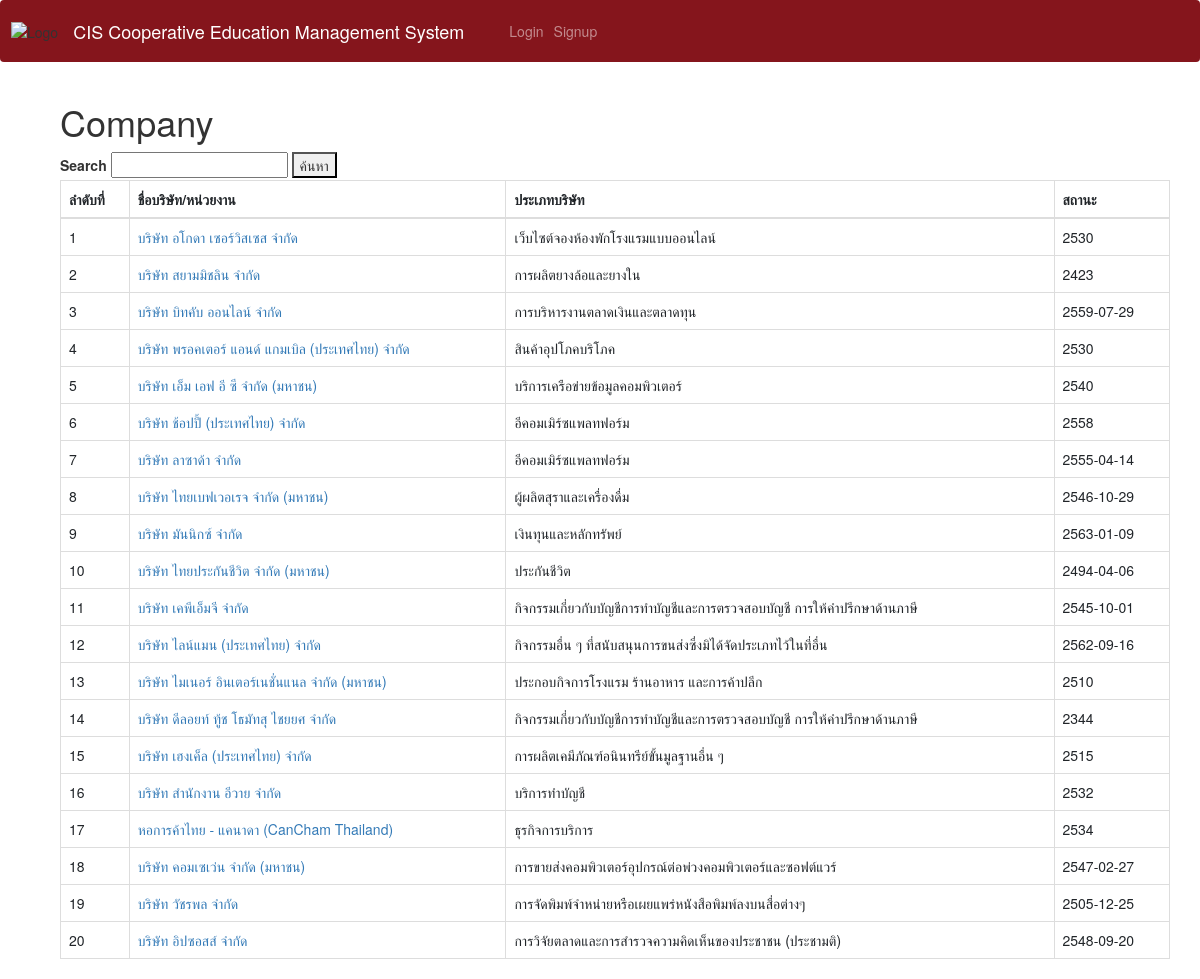
Screenshot of /company with the database file from the repository.
### tables this page shows
CREATE TABLE "Company" (
	"Company_ID"	varchar(10) NOT NULL,
	"User_Staff_ID"	varchar(10) NOT NULL,
	"User_CoTeacher_ID"	varchar(10) NOT NULL,
	"Company_Name"	varchar(255) NOT NULL,
	"Company_Type"	varchar(255) NOT NULL,
	"Company_Address"	varchar(255) NOT NULL,
	"Company_Email"	varchar(255) NOT NULL,
	"Contact_Number"	varchar(10) NOT NULL,
	"Fax_Number"	varchar(15),
	"Established_Date"	Date,
	"Company_Details"	varchar(255) NOT NULL,
	"Company_Link"	varchar(255) NOT NULL,
	PRIMARY KEY("Company_ID")
);

### dsi321new/website/auth.py (the view)
@auth.route('/company')
def company():
         with con:
            cur=con.cursor()
            query1= "select * from Company "
            cur.execute(query1)
            rows= cur.fetchall()
         return render_template("company.html",datas=rows, user=current_user)

### dsi321new/website/templates/company.html (shortened to what this page needs)
<!DOCTYPE html>
{% extends "base.html" %} {% block title %}Company{% endblock %} {% block content%}
<html>
<head>
  <link rel="stylesheet" href="https://maxcdn.bootstrapcdn.com/bootstrap/3.3.7/css/bootstrap.min.css">
</head>
<body>
    <div class ='container'>
        <h1> Company</h1>
          <label>Search</label>
          <input type="text" name="search">
          <button type="submit" >ค้นหา</button>
        <table class = "table table-bordered">
          <thead>
            <tr>
              <th>ลำดับที่</th>
              <th>ชื่อบริษัท/หน่วยงาน</th>
              <th>ประเภทบริษัท</th>
              <th>สถานะ</th>
            </tr>
          </thead>
          <tbody>
            {%for row in datas %}
            <tr>
              <td>{{row.0}}</td>
              <td><a href="{{ url_for('.job1', t=row.0) }}">{{row.3}}</a></td>
              <td>{{row.4}}</td>
              <td>{{row.9}}</td>
            </tr>
            {% endfor %}
          </tbody>
        </table>
    </div>
</body>
{% endblock %}

### dsi321new/website/templates/base.html (shortened to what this page needs)
<!DOCTYPE html>
<html>
  <head>
    <link
      rel="stylesheet"
      href="https://stackpath.bootstrapcdn.com/bootstrap/4.4.1/css/bootstrap.min.css"
    />
    <link
      rel="stylesheet"
      href="https://stackpath.bootstrapcdn.com/font-awesome/4.7.0/css/font-awesome.min.css"
    />
  </head>
  <body>
    <nav class="navbar navbar-expand-lg navbar-dark navbar-custom" >
      <center><img src="https://i.postimg.cc/nrn0v1wN/image.png" class="w3-round" alt="Logo" style="width:100px; height: 100px;"></center>
      <a class="navbar-brand" href="#">CIS Cooperative Education Management System</a>
      <div class="collapse navbar-collapse" id="navbar">
        <div class="navbar-nav">
          {% if user.is_authenticated %}
          <a class="nav-item nav-link" id="home" href="/">Home</a>
          <a class="nav-item nav-link" id="Company" href="/company">Company</a>
          <a class="nav-item nav-link" id="Request" >Request</a>
          <a class="nav-item nav-link" id="Assignment">Assignment</a>
          <a class="nav-item nav-link" id="Contact" >Contact</a>
          <a class="nav-item nav-link" id="logout" href="/logout">Logout</a>
          {% else %}
          <a class="nav-item nav-link" id="login" href="/login">Login</a>
          <a class="nav-item nav-link" id="Signup" href="/sign-up">Signup</a>
          {% endif %}
        </div>
      </div>
    </nav>
    <div class="container">{% block content %} {% endblock %}</div>
  </body>
</html>

### dsi321new/website/templates/base.html (style rules this page uses)
.navbar-custom { background-color: #85151c; }

### rows the page displays
Company: Company_ID "1", Company_Name "บริษัท อโกดา เซอร์วิสเซส จำกัด", Company_Type "เว็บไซต์จองห้องพักโรงแรมแบบออนไลน์", Established_Date "2530"
Company: Company_ID "2", Company_Name "บริษัท สยามมิชลิน จำกัด", Company_Type "การผลิตยางล้อและยางใน", Established_Date "2423"
Company: Company_ID "3", Company_Name "บริษัท บิทคับ ออนไลน์ จำกัด", Company_Type "การบริหารงานตลาดเงินและตลาดทุน", Established_Date "2559-07-29"
Company: Company_ID "4", Company_Name "บริษัท พรอคเตอร์ แอนด์ แกมเบิล (ประเทศไทย) จำกัด", Company_Type "สินค้าอุปโภคบริโภค", Established_Date "2530"
Company: Company_ID "5", Company_Name "บริษัท เอ็ม เอฟ อี ซี จำกัด (มหาชน)", Company_Type "บริการเครือข่ายข้อมูลคอมพิวเตอร์", Established_Date "2540"
Company: Company_ID "6", Company_Name "บริษัท ช้อปปี้ (ประเทศไทย) จำกัด", Company_Type "อีคอมเมิร์ซแพลทฟอร์ม", Established_Date "2558"
Company: Company_ID "7", Company_Name "บริษัท ลาซาด้า จำกัด", Company_Type "อีคอมเมิร์ซแพลทฟอร์ม", Established_Date "2555-04-14"
Company: Company_ID "8", Company_Name "บริษัท ไทยเบฟเวอเรจ จำกัด (มหาชน)", Company_Type "ผู้ผลิตสุราและเครื่องดื่ม", Established_Date "2546-10-29"
Company: Company_ID "9", Company_Name "บริษัท มันนิกซ์ จำกัด", Company_Type "เงินทุนและหลักทรัพย์", Established_Date "2563-01-09"
Company: Company_ID "10", Company_Name "บริษัท ไทยประกันชีวิต จำกัด (มหาชน)", Company_Type "ประกันชีวิต", Established_Date "2494-04-06"
Company: Company_ID "11", Company_Name "บริษัท เคพีเอ็มจี จำกัด", Company_Type "กิจกรรมเกี่ยวกับบัญชีการทำบัญชีและการตรวจสอบบัญชี การให้คำปรึกษาด้านภาษี", Established_Date "2545-10-01"
Company: Company_ID "12", Company_Name "บริษัท ไลน์แมน (ประเทศไทย) จำกัด", Company_Type "กิจกรรมอื่น ๆ ที่สนับสนุนการขนส่งซึ่งมิได้จัดประเภทไว้ในที่อื่น", Established_Date "2562-09-16"
Company: Company_ID "13", Company_Name "บริษัท ไมเนอร์ อินเตอร์เนชั่นแนล จำกัด (มหาชน)", Company_Type "ประกอบกิจการโรงแรม ร้านอาหาร และการค้าปลีก", Established_Date "2510"
Company: Company_ID "14", Company_Name "บริษัท ดีลอยท์ ทู้ช โธมัทสุ ไชยยศ จำกัด", Company_Type "กิจกรรมเกี่ยวกับบัญชีการทำบัญชีและการตรวจสอบบัญชี การให้คำปรึกษาด้านภาษี", Established_Date "2344"
Company: Company_ID "15", Company_Name "บริษัท เฮงเค็ล (ประเทศไทย) จำกัด", Company_Type "การผลิตเคมีภัณฑ์อนินทรีย์ขั้นมูลฐานอื่น ๆ", Established_Date "2515"
Company: Company_ID "16", Company_Name "บริษัท สำนักงาน อีวาย จำกัด", Company_Type "บริการทำบัญชี", Established_Date "2532"
Company: Company_ID "17", Company_Name "หอการค้าไทย - แคนาดา (CanCham Thailand)", Company_Type "ธุรกิจการบริการ", Established_Date "2534"
Company: Company_ID "18", Company_Name "บริษัท คอมเซเว่น จำกัด (มหาชน)", Company_Type "การขายส่งคอมพิวเตอร์อุปกรณ์ต่อพ่วงคอมพิวเตอร์และซอฟต์แวร์", Established_Date "2547-02-27"
Company: Company_ID "19", Company_Name "บริษัท วัชรพล จำกัด", Company_Type "การจัดพิมพ์จำหน่ายหรือเผยแพร่หนังสือพิมพ์ลงบนสื่อต่างๆ", Established_Date "2505-12-25"
Company: Company_ID "20", Company_Name "บริษัท อิปซอสส์ จำกัด", Company_Type "การวิจัยตลาดและการสำรวจความคิดเห็นของประชาชน (ประชามติ)", Established_Date "2548-09-20"
